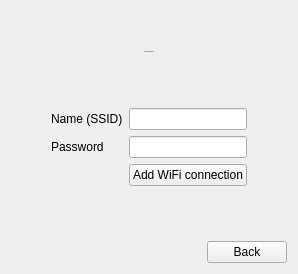
      <widget class="QWidget" name="addWiFiPage">
       <layout class="QVBoxLayout" name="verticalLayout_6">
        <item>
         <spacer name="verticalSpacer_11">
          <property name="orientation">
           <enum>Qt::Vertical</enum>
          </property>
          <property name="sizeHint" stdset="0">
           <size>
            <width>20</width>
            <height>40</height>
           </size>
          </property>
         </spacer>
        </item>
        <item>
         <widget class="QLabel" name="addWiFiHeader">
          <property name="font">
           <font>
            <family>Roboto</family>
            <pointsize>-1</pointsize>
           </font>
          </property>
          <property name="text">
           <string>Add WiFi Connection</string>
          </property>
          <property name="alignment">
           <set>Qt::AlignCenter</set>
          </property>
         </widget>
        </item>
        <item>
         <spacer name="verticalSpacer_16">
          <property name="orientation">
           <enum>Qt::Vertical</enum>
          </property>
          <property name="sizeHint" stdset="0">
           <size>
            <width>20</width>
            <height>40</height>
           </size>
          </property>
         </spacer>
        </item>
        <item>
         <widget class="QWidget" name="addWiFiForm" native="true">
          <layout class="QFormLayout" name="addWiFiForm_2">
           <property name="leftMargin">
            <number>40</number>
           </property>
           <property name="rightMargin">
            <number>40</number>
           </property>
           <item row="0" column="0">
            <widget class="QLabel" name="label_6">
             <property name="text">
              <string>Name (SSID)</string>
             </property>
            </widget>
           </item>
           <item row="0" column="1">
            <widget class="QLineEdit" name="addWiFiSSIDLineEdit"/>
           </item>
           <item row="1" column="0">
            <widget class="QLabel" name="label_8">
             <property name="text">
              <string>Password</string>
             </property>
            </widget>
           </item>
           <item row="1" column="1">
            <widget class="QLineEdit" name="addWiFiPasswordLineEdit"/>
           </item>
           <item row="2" column="1">
            <widget class="QPushButton" name="addWiFiSubmitPushButton">
             <property name="text">
              <string>Add WiFi connection</string>
             </property>
            </widget>
           </item>
          </layout>
         </widget>
        </item>
        <item>
         <spacer name="verticalSpacer_10">
          <property name="orientation">
           <enum>Qt::Vertical</enum>
          </property>
          <property name="sizeHint" stdset="0">
           <size>
            <width>20</width>
            <height>40</height>
           </size>
          </property>
         </spacer>
        </item>
        <item>
         <layout class="QHBoxLayout" name="horizontalLayout_3">
          <item>
           <spacer name="horizontalSpacer_5">
            <property name="orientation">
             <enum>Qt::Horizontal</enum>
            </property>
            <property name="sizeHint" stdset="0">
             <size>
              <width>40</width>
              <height>20</height>
             </size>
            </property>
           </spacer>
          </item>
          <item>
           <widget class="QPushButton" name="addWiFiBackPushButton">
            <property name="text">
             <string>Back</string>
            </property>
           </widget>
          </item>
         </layout>
        </item>
       </layout>
      </widget>
